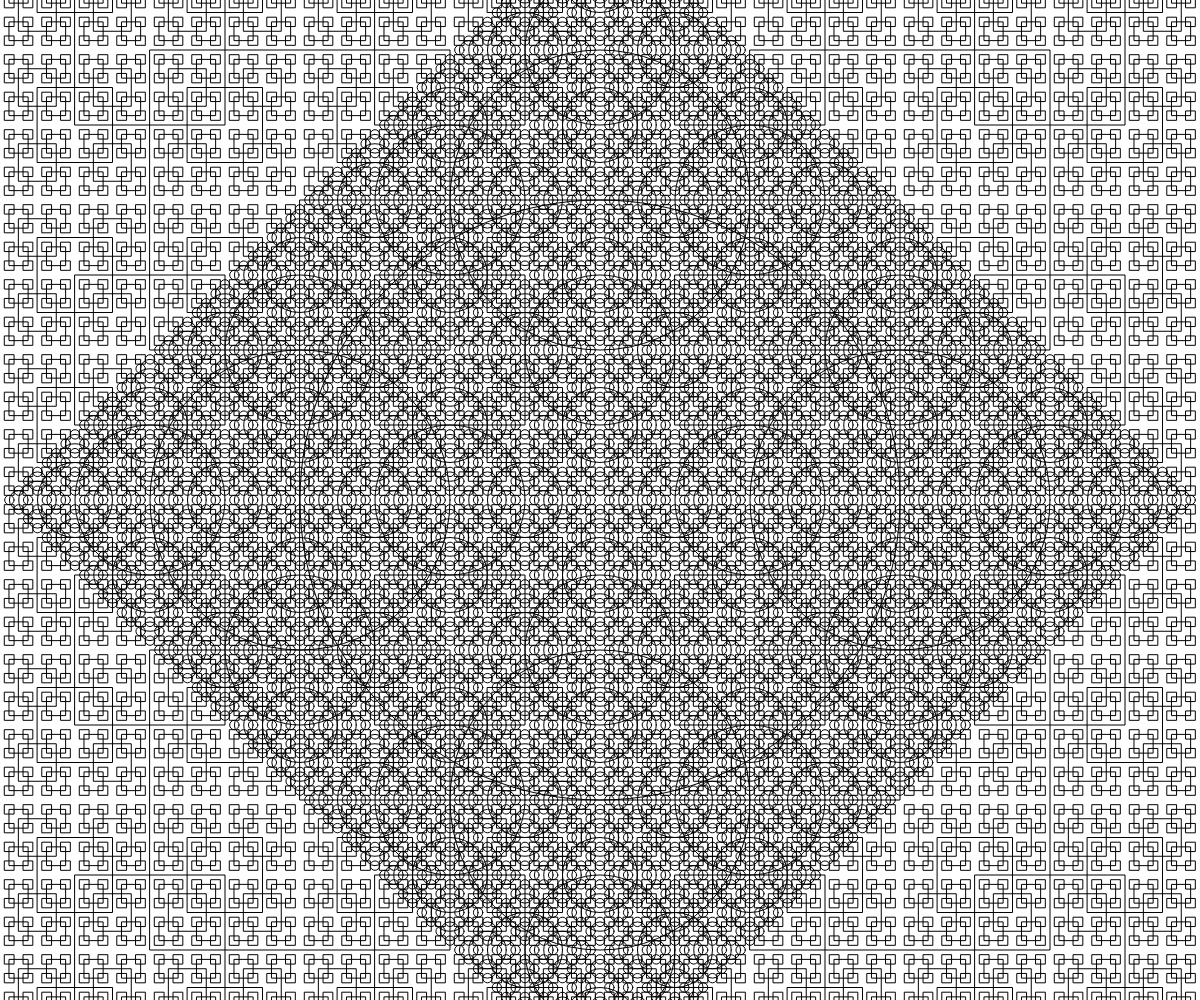
Frame 1 (no input)
Frame 60 (no input): identical to frame 1, image omitted
Frame 120 (the mouse pressed at the canvas centre since frame 60): identical to frame 1, image omitted

The p5.js sketch that drew this single still picture (run headless with seeded random() and noise() and a simulated clock; from frame 60 on, the mouse is pressed at the canvas centre):

// p5.js sketch
// ── sketch.js
// Project Title
// Your Name
// Date
//
// Extra for Experts:
// - describe what you did to take this project "above and beyond"


function setup() {
  createCanvas(windowWidth, windowHeight);
  noFill();
  rectMode(CENTER);
}

function draw() {
  background(255);
  circles(width/2,height/2,width/2);
  // cantor(width*0.1,height*0.2,width*0.8,19);
  // cCircle(width/2,height/2,width);
  rectangles(width/2,height/2,width,0);
}

function cCircle(x,y,d){
  if(d>10){
    circle(x,y,d);
    let newD = map(mouseX,0,width,1.01,1.5);
    cCircle(x,y,d-1/newD);
  }
}
function circles(x,y,d){
  if(d>5){
    circle(x,y,d);
    circles(x-d/2,y,d/2);
    circles(x+d/2,y,d/2);
    circles(x,y-d/2,d/2);
    circles(x,y+d/2,d/2);
  }
}

function cantor(x,y,len,depth){
  if (depth>1){
    line(x,y,x+len,y);
    cantor(x,y+20,len/3,depth-1);
    cantor(x+2*len/3,y+20,len/3,depth-1);
  }
}

function rectangles(x,y,side,angle){
  if(side>10){
    // push();
    // translate(x,y);
    // rotate(radians(angle));
    rect(x,y,side/2);
    // pop();

    rectangles(x+side/4,y+side/4,side/2,angle+15);
    rectangles(x-side/4,y+side/4,side/2,angle+15);
    rectangles(x+side/4,y-side/4,side/2,angle+15);
    rectangles(x-side/4,y-side/4,side/2,angle+15);
  }
}
